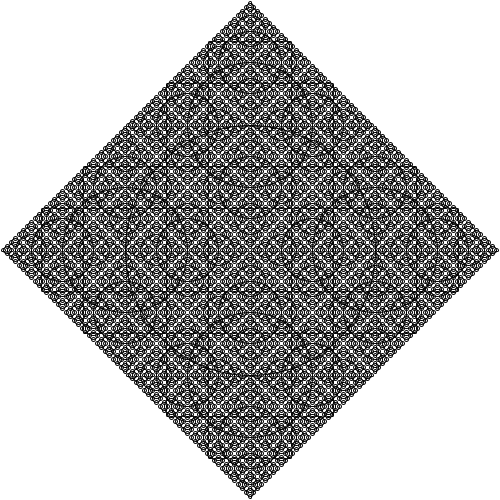
Frame 1 (no input)
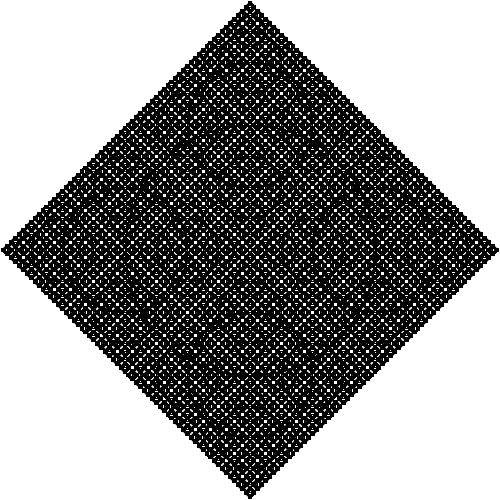
Frame 60 (the mouse pressed at the canvas centre just before this capture)
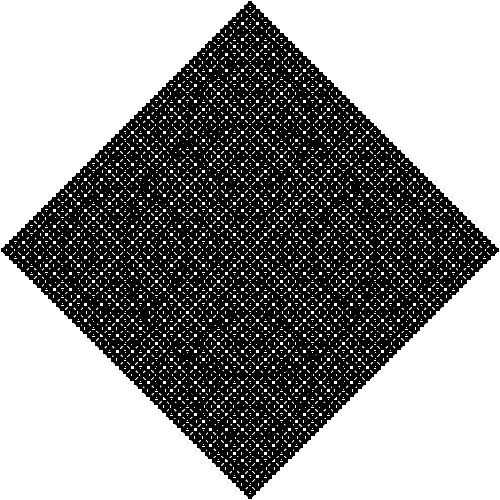
Frame 120 (the mouse held since frame 60 and released just before this capture)

The Processing sketch that drew these frames (run headless with seeded random() and noise(); from frame 60 on, the mouse is pressed at the canvas centre):

// Processing sketch: drawcircle
// ── drawcircle.pde
void setup(){
  size(500,500);
  background(255);
}

void draw(){
  drawCircle(width/2,height/2,width/2); 
}

void drawCircle(float x ,float y , float r){
  ellipse(x,y,r,r);
  if(r>5){
    r=r/2;
    fill(0,0,0,0);
    drawCircle(x-r,y,r);
    drawCircle(x+r,y,r);
    drawCircle(x,y+r,r);
    drawCircle(x,y-r,r);
  }
}
